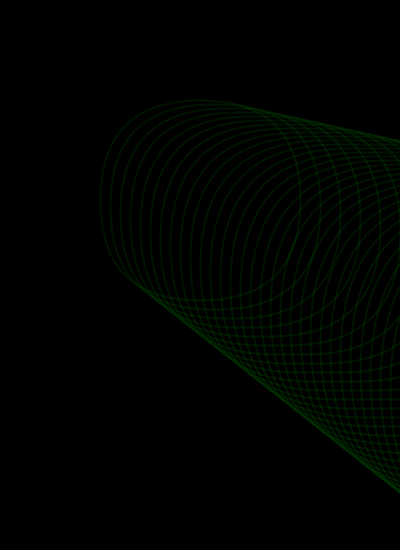
Frame 1 (no input)
Frame 60 (the mouse pressed at the canvas centre just before this capture): identical to frame 1, image omitted
Frame 120 (the mouse held since frame 60 and released just before this capture): identical to frame 1, image omitted

The Processing sketch that drew this single still picture (run headless with seeded random() and noise(); from frame 60 on, the mouse is pressed at the canvas centre):

// Processing sketch: processing_32439
// ── processing_32439.pde

int x1=100;
int y1=100;
int x2=200;
int y2=200;
int x3=300;
int y3=300;
int x4=400;
int y4=400;

void setup(){
  smooth();
  size(400,550);
  background(0);
  stroke(0,255,0,20);
  strokeWeight(2);

}

void draw(){
//rectangle
  noFill();
  while (x1<400){
  rect(x1,y1,x2,y2,x3,y3,x4,y4);
  x1=x1+10;
  x2=x2+10;
  x3=x3+10;
  x4=x4+10;
  y1=y1+4;
  y2=y2+5;
  y3=y3+6;
  y4=y4+6;
}
  
}
